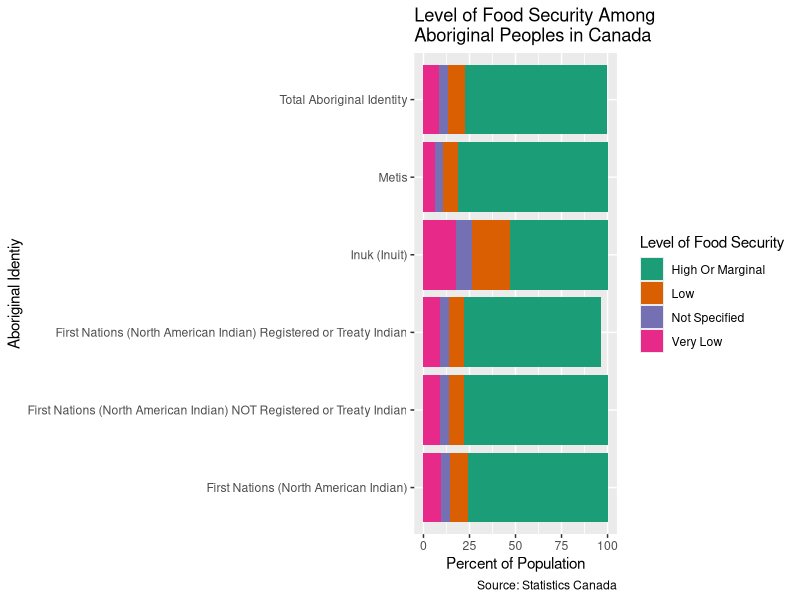
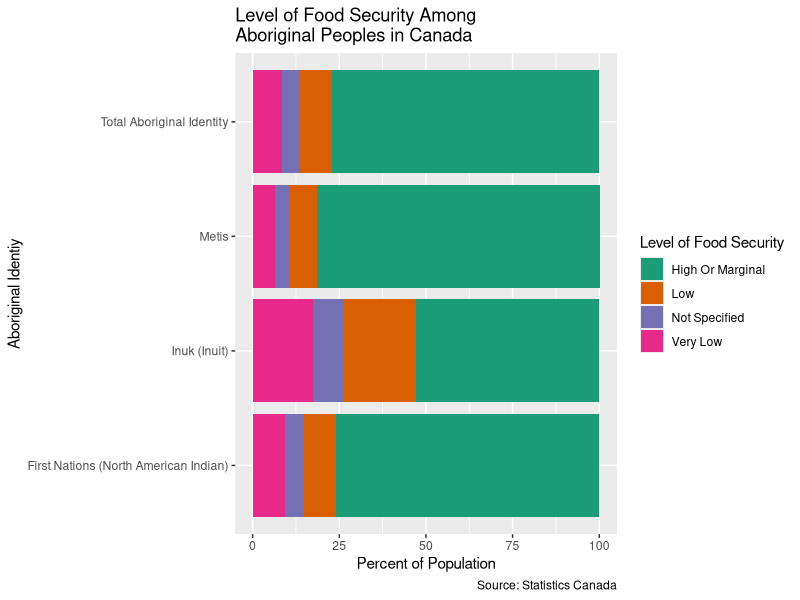
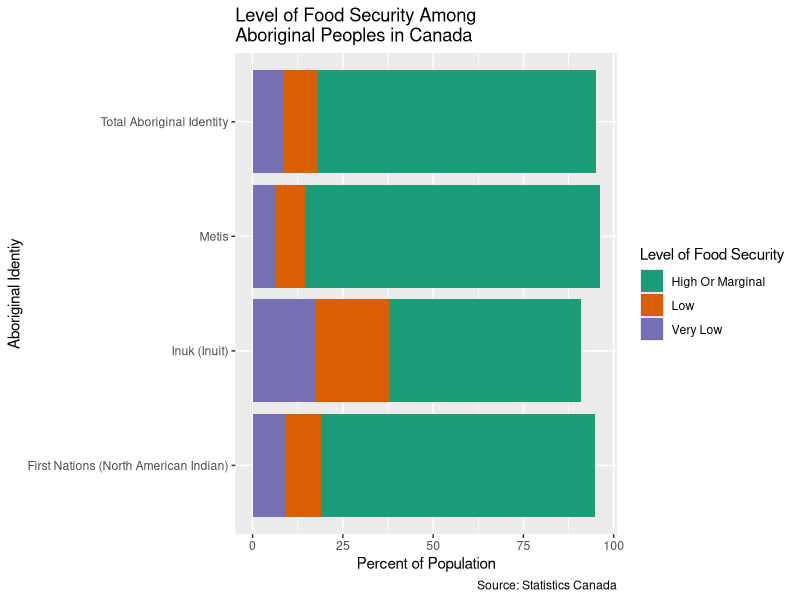
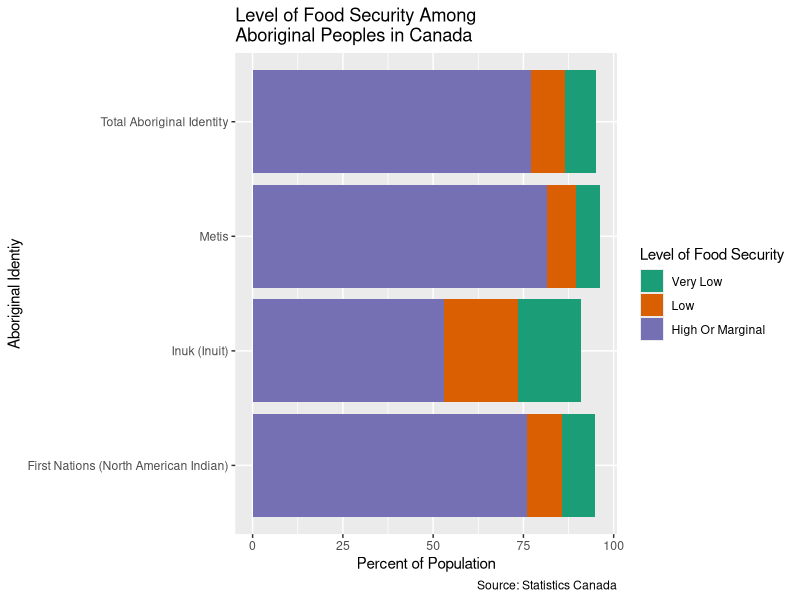

Recreate these plots in R, in order.
#Usually we would comment these out 
#install.packages("ggrepel")
#install.packages("ggplot2")
library(ggplot2)
#It's always a good idea to read in csv files with stringsAsFactors=F
food <- read.csv("food.csv", stringsAsFactors = F)
head(food)

ggplot(data = food, aes(x = identity, y = percent, fill=level)) +
  geom_bar(stat="identity") +
  coord_flip() +
  ggtitle("Level of Food Security Among \nAboriginal Peoples in Canada") +
  xlab("Aboriginal Identiy") + ylab("Percent of Population") +
  labs(fill = "Level of Food Security") +
  labs(caption = "Source: Statistics Canada") +
  scale_fill_brewer(palette="Dark2")

 

library(ggthemes)

#here is How I would recode the long First Nations labels. 


#There are two ways to deal with the long first nations label. 
# The first way would be to recode them. 
library(tidyverse)
#Start with the data frame and pipe
food %>% 
  #mutate to create a new variable identity 2 based on the conditions in case_when
  mutate(identity2=case_when(
    #when identity == ...... set identity 2 to be Treaty First Nations
    identity=="First Nations (North American Indian) Registered or Treaty Indian" ~ "Treaty First Nations",
    #when identity == blah blah, set identity2 to be Not Registered or Treaty
    identity=="First Nations (North American Indian) NOT Registered or Treaty Indian" ~ "Non-Treaty First Nations",
    #All other categories just use what is in identity as a character string, not a factor
    TRUE ~ as.character(identity)
    #Then save
  )) -> food

#Now check 
names(food)
table(food$identity2)

#But the other way would be just to filter them out. The reason this works is that the category "First Nations (NOrth American Indian) *already* includes both status and non-status Indians in it. So unless you are really interested in distinguishing between the two, you could just drop them. 

#Start with the data frame and pipe
food %>% 
  #filter 
  filter(identity!="First Nations (North American Indian) NOT Registered or Treaty Indian" & identity!="First Nations (North American Indian) Registered or Treaty Indian") -> food2

#check what is left
table(food2$identity)
#I'll just play with food2

#Here is your codefrom above 
#notice I'm using food2 and the identity variable instead of food. 
ggplot(data = food2, aes(x = identity, y = percent, fill=level)) +
  geom_bar(stat="identity") +
  coord_flip() +
 ##This line isn't necessary, because you can set the title below. 
  ## ggtitle("Level of Food Security Among \nAboriginal Peoples in Canada") +
  xlab("Aboriginal Identiy") + ylab("Percent of Population") +
  labs(title="Level of Food Security Among \nAboriginal Peoples in Canada", fill = "Level of Food Security",caption = "Source: Statistics Canada") +
scale_fill_brewer(palette="Dark2")

##But you also have this problem that you have this category "Not Specified that is in the middle of your levels of food security. It interrupts the information flow. 

#I would filter it out.
#start with the data frame and pipe
food2 %>% 
#filter out level =="not specified  
  filter(level!="Not Specified") %>% 
  #You can proceed right to the graph
  #notice I'm using food2 instead of food. 
  ggplot(.,aes(x = identity, y = percent, fill=level)) +
  geom_bar(stat="identity") +
  coord_flip() +
  ##This line isn't necessary, because you can set the title below. 
  ## ggtitle("Level of Food Security Among \nAboriginal Peoples in Canada") +
  xlab("Aboriginal Identiy") + ylab("Percent of Population") +
  labs(title="Level of Food Security Among \nAboriginal Peoples in Canada", fill = "Level of Food Security",caption = "Source: Statistics Canada") +
  scale_fill_brewer(palette="Dark2")

#The other issue is that it doesn't make sense to include have the categories go from Very Low to High. High is the worst category, I feel like it should be at the bottom. 

#to fix this, we need to specify what order they should be printed in. 
#We need to set level as a factor with the levels ofthe factor in the order we want. 
table(food2$level)
food2$level<-factor(food2$level, levels=c("Very Low", "Low", "Not Specified", "High Or Marginal"))

#start with the data frame and pipe
food2 %>% 
  #filter out level =="not specified  
  filter(level!="Not Specified") %>% 
  #You can proceed right to the graph
  #notice I'm using food2 instead of food. 
  ggplot(.,aes(x = identity, y = percent, fill=level)) +
  geom_bar(stat="identity") +
  coord_flip() +
  ##This line isn't necessary, because you can set the title below. 
  ## ggtitle("Level of Food Security Among \nAboriginal Peoples in Canada") +
  xlab("Aboriginal Identiy") + ylab("Percent of Population") +
  labs(title="Level of Food Security Among \nAboriginal Peoples in Canada", fill = "Level of Food Security",caption = "Source: Statistics Canada") +
  scale_fill_brewer(palette="Dark2")
